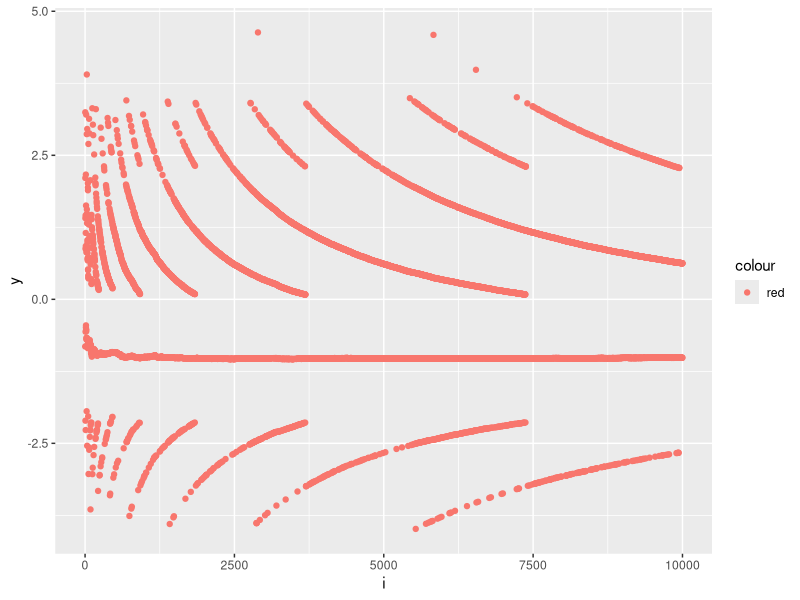
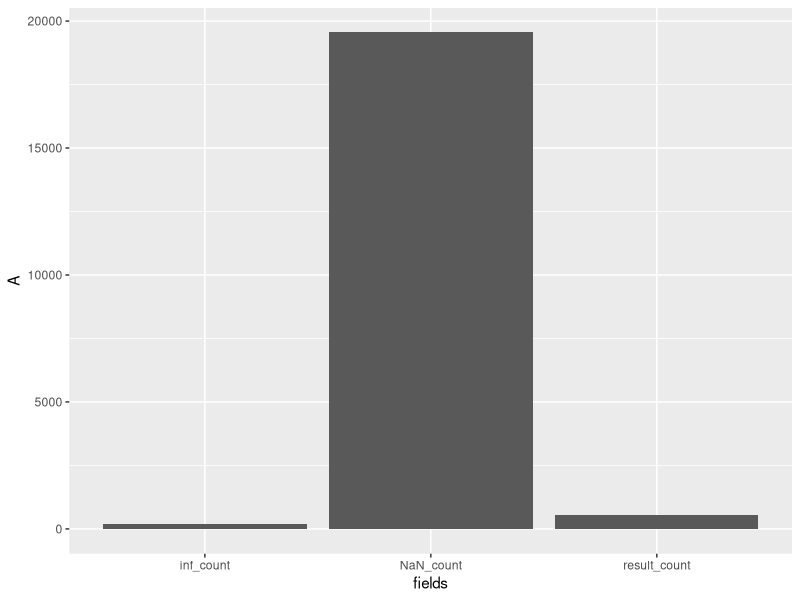
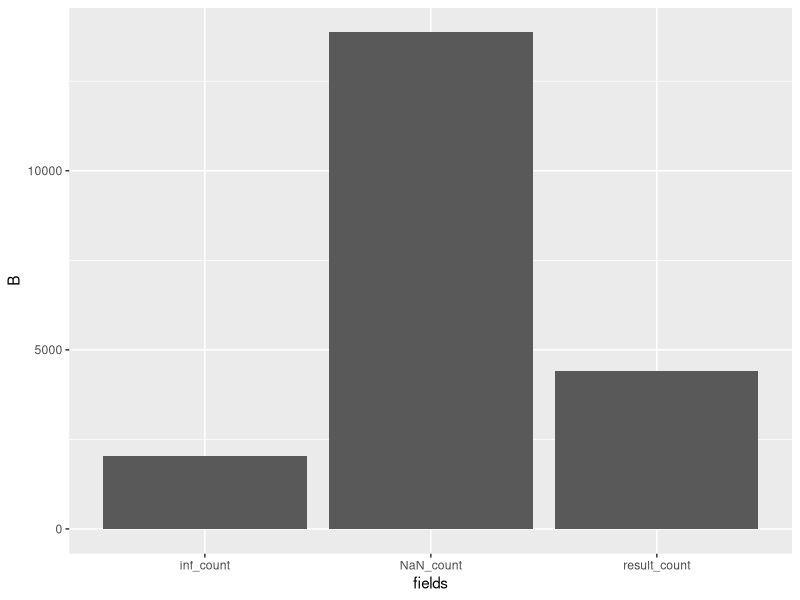
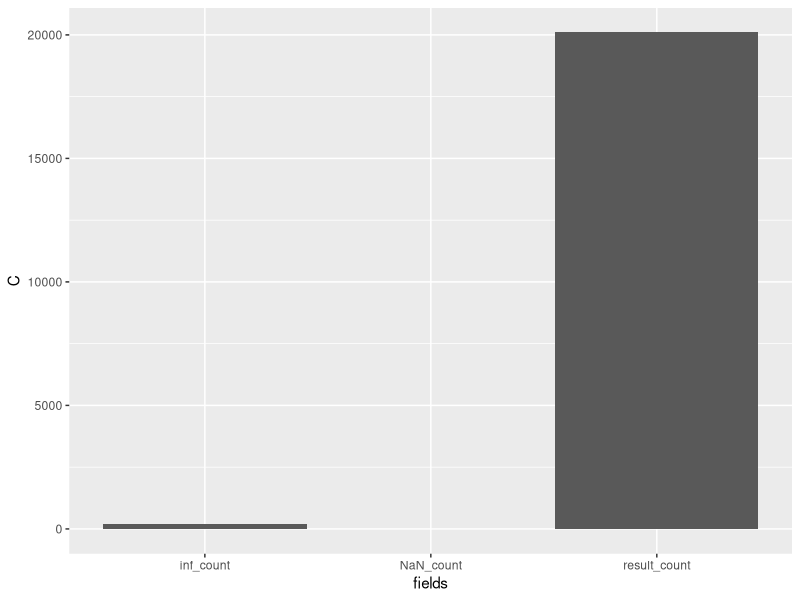

Recreate these plots in R, in order.
## ---- chunk 1
library(ggplot2)
options(digits = 22)
knitr::opts_chunk$set(echo = TRUE)
## ---- chunk 2
x1 <-  1/3
x2 <- 1/4
if (x1 - x2 == 1/12) {
  print("Subtraction is correct") 
  } else {
    print("Subtraction is wrong")
  }
## ---- chunk 3
x1 <-  1/3
x2 <- 1/4
x3 <- 1/12

x1
x2
x3
x1-x2
## ---- chunk 4
x1 <- 1
x2 <- 1/2
if (x1 - x2 == 1/2) {
  print("Subtraction is correct") 
} else {
    print("Subtraction is wrong") 
  }

## ---- chunk 5
x1 <-  1/3
x2 <- 1/4
x_res <- (x1^2 - x2^2)/(x1+x2)
if (x_res == 1/12) {
  print("Subtraction is correct") 
  } else {
    print("Subtraction is wrong")
  }
## ---- chunk 6
derivative_function <- function(x = 2, epsilon = 10**-15) {
  derivative_1 <- ((x + epsilon) - x) / epsilon
  return(derivative_1)
}

derivative_function(x=1)
derivative_function(x=1000)

## ---- chunk 7
myvar <- function(x) {
  n <- length(x)
  variance <- 1/(n-1)*(sum(x^2) - 1/n*(sum(x)^2))
  return(variance)
}

vec_x <- rnorm(n = 10000, mean = 5, sd = 1)

myvar(vec_x)
var(vec_x)
## ---- chunk 8

myvar <- function(x) {
  n <- length(x)
  variance <- 1/(n-1)*(sum(x^2) - 1/n*(sum(x)^2))
  return(variance)
}
x <- rnorm(n = 10000, mean = 10^8, sd = 1)
y<- c()
for (i in 1:length(x)) {
  y[i] = myvar(x[1:i]) - var(x[1:i])
} 
i = 1:10000
ggplot() + 
  geom_point(aes(x = i, y = y, color = "red"))
## ---- chunk 9
myvar_corrected <- function(x) {
  n = length(x)
  variance = 1/(n-1) * sum((x - mean(x))^2)
  return(variance)
}
vec_x <- rnorm(n = 10000, mean = 5, sd = 1)
myvar_corrected(vec_x)
var(vec_x)
myvar(vec_x)
## ---- chunk 10
n = 1
k = 0

A <- prod(1:n) / (prod(1:k) * prod(1:(n-k)))
B <- prod((k+1):n) / prod(1:(n-k))
C <- prod(((k+1):n) / (1:(n-k)))

A
B
C
## ---- chunk 11
n = 0
k = 0

A <- prod(1:n) / (prod(1:k) * prod(1:(n-k)))
B <- prod((k+1):n) / prod(1:(n-k))
C <- prod(((k+1):n) / (1:(n-k)))

A
B
C
## ---- chunk 12
sample_n <- seq(0, 1000, by = 5)
sample_k <- seq(0, 1000, by = 5)

mat_A <- matrix(NA, nrow = length(sample_n), ncol = length(sample_k))
for (i in 1:length(sample_n)) {
  for (j in 1:length(sample_k)) {
    if (sample_k[j] <= sample_n[i]) {
      mat_A[i,j] = prod(1:sample_n[i]) / (prod(1:sample_k[j]) * prod(1:(sample_n[i] - sample_k[j])))
    }
  }
}
colnames(mat_A) <- sample_k
rownames(mat_A) <- sample_n

mat_B <- matrix(NA, nrow = length(sample_n), ncol = length(sample_k))
for (i in 1:length(sample_n)) {
  for (j in 1:length(sample_k)) {
    if (sample_k[j] <= sample_n[i]) {
      mat_B[i,j] = prod((sample_k[j] + 1):sample_n[i]) / (prod(1:(sample_n[i] - sample_k[j])))
    }
  }
}
colnames(mat_B) <- sample_k
rownames(mat_B) <- sample_n

mat_C <- matrix(NA, nrow = length(sample_n), ncol = length(sample_k))
for (i in 1:length(sample_n)) {
  for (j in 1:length(sample_k)) {
    if (sample_k[j] <= sample_n[i]) {
      mat_C[i,j] = prod(((sample_k[j] + 1):sample_n[i]) / (1:(sample_n[i] - sample_k[j])))
    }
  }
}
colnames(mat_C) <- sample_k
rownames(mat_C) <- sample_n

## ---- chunk 13
sample_n <- seq(0, 1000, by = 5)
sample_k <- seq(0, 1000, by = 5)

mat_A <- matrix(NA, nrow = length(sample_n), ncol = length(sample_k))
for (i in 1:length(sample_n)) {
  for (j in 1:length(sample_k)) {
    if (sample_k[j] <= sample_n[i]) {
      mat_A[i,j] = prod(1:sample_n[i]) / (prod(1:sample_k[j]) * prod(1:(sample_n[i] - sample_k[j])))
    }
  }
}
colnames(mat_A) <- sample_k
rownames(mat_A) <- sample_n

mat_B <- matrix(NA, nrow = length(sample_n), ncol = length(sample_k))
for (i in 1:length(sample_n)) {
  for (j in 1:length(sample_k)) {
    if (sample_k[j] <= sample_n[i]) {
      mat_B[i,j] = prod((sample_k[j] + 1):sample_n[i]) / (prod(1:(sample_n[i] - sample_k[j])))
    }
  }
}
colnames(mat_B) <- sample_k
rownames(mat_B) <- sample_n

mat_C <- matrix(NA, nrow = length(sample_n), ncol = length(sample_k))
for (i in 1:length(sample_n)) {
  for (j in 1:length(sample_k)) {
    if (sample_k[j] <= sample_n[i]) {
      mat_C[i,j] = prod(((sample_k[j] + 1):sample_n[i]) / (1:(sample_n[i] - sample_k[j])))
    }
  }
}
colnames(mat_C) <- sample_k
rownames(mat_C) <- sample_n

mat_elements = 201*201

na_count_A <- sum(is.na(mat_A))   
inf_count_A <- sum(is.infinite(mat_A)) 
nan_count_A <- sum(is.nan(mat_A))
result_count_A <- mat_elements - na_count_A - inf_count_A
# n_max_A <- 170
# k_max_A <- 165

na_count_B <- sum(is.na(mat_B))   
inf_count_B <- sum(is.infinite(mat_B)) 
nan_count_B <- sum(is.nan(mat_B))
result_count_B <- mat_elements - na_count_B - inf_count_B
# n_max_B <- 1000
# k_max_B <- 995

na_count_C <- sum(is.na(mat_C))   
inf_count_C <- sum(is.infinite(mat_C)) 
nan_count_C <- sum(is.nan(mat_C))
result_count_C <- mat_elements - na_count_C - inf_count_C
# n_max_C <- 1000
# k_max_C <- 995

vis_df <- data.frame(fields = c("result_count", "inf_count", "NaN_count"),
                     A = c(result_count_A, inf_count_A, nan_count_A),
                     B = c(result_count_B, inf_count_B, nan_count_B),
                     C = c(result_count_C, inf_count_C, nan_count_C))

vis_df_1 <- tidyr::gather(vis_df, key = "fields", value =  "formula", 2:4)


p1 <- ggplot(vis_df, aes(fields, A)) + geom_bar(stat='identity')
p2 <- ggplot(vis_df, aes(fields, B)) + geom_bar(stat='identity')
p3 <- ggplot(vis_df, aes(fields, C)) + geom_bar(stat='identity')
p1
p2
p3 
